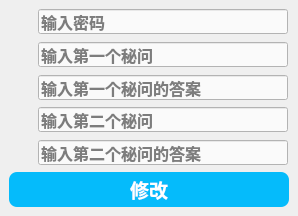
<?xml version="1.0" encoding="UTF-8"?>
<ui version="4.0">
 <class>CModifySecretiveQuestionsDialog</class>
 <widget class="QDialog" name="CModifySecretiveQuestionsDialog">
  <property name="geometry">
   <rect>
    <x>0</x>
    <y>0</y>
    <width>298</width>
    <height>216</height>
   </rect>
  </property>
  <property name="windowTitle">
   <string>修改秘问</string>
  </property>
  <layout class="QGridLayout" name="gridLayout_2">
   <property name="leftMargin">
    <number>9</number>
   </property>
   <property name="topMargin">
    <number>9</number>
   </property>
   <property name="rightMargin">
    <number>9</number>
   </property>
   <property name="bottomMargin">
    <number>9</number>
   </property>
   <property name="spacing">
    <number>6</number>
   </property>
   <item row="0" column="0">
    <widget class="QWidget" name="widgetInput" native="true">
     <property name="minimumSize">
      <size>
       <width>280</width>
       <height>0</height>
      </size>
     </property>
     <property name="maximumSize">
      <size>
       <width>280</width>
       <height>16777215</height>
      </size>
     </property>
     <layout class="QGridLayout" name="gridLayout">
      <property name="leftMargin">
       <number>0</number>
      </property>
      <property name="topMargin">
       <number>0</number>
      </property>
      <property name="rightMargin">
       <number>0</number>
      </property>
      <property name="bottomMargin">
       <number>0</number>
      </property>
      <property name="spacing">
       <number>0</number>
      </property>
      <item row="0" column="0" colspan="2">
       <widget class="QWidget" name="widgetPassword" native="true">
        <property name="minimumSize">
         <size>
          <width>280</width>
          <height>26</height>
         </size>
        </property>
        <property name="maximumSize">
         <size>
          <width>280</width>
          <height>26</height>
         </size>
        </property>
        <layout class="QHBoxLayout" name="horizontalLayout_4">
         <property name="spacing">
          <number>4</number>
         </property>
         <property name="leftMargin">
          <number>0</number>
         </property>
         <property name="topMargin">
          <number>0</number>
         </property>
         <property name="rightMargin">
          <number>0</number>
         </property>
         <property name="bottomMargin">
          <number>0</number>
         </property>
         <item>
          <widget class="QLabel" name="labelPassword">
           <property name="sizePolicy">
            <sizepolicy hsizetype="Fixed" vsizetype="Fixed">
             <horstretch>0</horstretch>
             <verstretch>0</verstretch>
            </sizepolicy>
           </property>
           <property name="minimumSize">
            <size>
             <width>25</width>
             <height>25</height>
            </size>
           </property>
           <property name="maximumSize">
            <size>
             <width>25</width>
             <height>25</height>
            </size>
           </property>
           <property name="text">
            <string/>
           </property>
           <property name="pixmap">
            <pixmap resource="intelligentwindowclient.qrc">:/pictures/ico/key.ico</pixmap>
           </property>
           <property name="scaledContents">
            <bool>true</bool>
           </property>
          </widget>
         </item>
         <item>
          <widget class="QLineEdit" name="lineEditPassword">
           <property name="sizePolicy">
            <sizepolicy hsizetype="Fixed" vsizetype="Fixed">
             <horstretch>25</horstretch>
             <verstretch>25</verstretch>
            </sizepolicy>
           </property>
           <property name="minimumSize">
            <size>
             <width>250</width>
             <height>25</height>
            </size>
           </property>
           <property name="maximumSize">
            <size>
             <width>250</width>
             <height>25</height>
            </size>
           </property>
           <property name="font">
            <font>
             <family>等线</family>
             <pointsize>12</pointsize>
             <weight>75</weight>
             <bold>true</bold>
            </font>
           </property>
           <property name="toolTip">
            <string/>
           </property>
           <property name="styleSheet">
            <string notr="true">background:rgb(250, 250, 250);</string>
           </property>
           <property name="inputMask">
            <string/>
           </property>
           <property name="text">
            <string/>
           </property>
           <property name="maxLength">
            <number>30</number>
           </property>
           <property name="frame">
            <bool>true</bool>
           </property>
           <property name="echoMode">
            <enum>QLineEdit::Password</enum>
           </property>
           <property name="cursorPosition">
            <number>0</number>
           </property>
           <property name="placeholderText">
            <string>输入密码</string>
           </property>
           <property name="clearButtonEnabled">
            <bool>true</bool>
           </property>
          </widget>
         </item>
        </layout>
       </widget>
      </item>
      <item row="1" column="0" colspan="2">
       <spacer name="verticalSpacer4">
        <property name="orientation">
         <enum>Qt::Vertical</enum>
        </property>
        <property name="sizeHint" stdset="0">
         <size>
          <width>20</width>
          <height>3</height>
         </size>
        </property>
       </spacer>
      </item>
      <item row="2" column="0" colspan="2">
       <widget class="QWidget" name="widgetSecretiveQuestion1" native="true">
        <property name="minimumSize">
         <size>
          <width>280</width>
          <height>26</height>
         </size>
        </property>
        <property name="maximumSize">
         <size>
          <width>280</width>
          <height>26</height>
         </size>
        </property>
        <layout class="QHBoxLayout" name="horizontalLayout_6">
         <property name="spacing">
          <number>4</number>
         </property>
         <property name="leftMargin">
          <number>0</number>
         </property>
         <property name="topMargin">
          <number>0</number>
         </property>
         <property name="rightMargin">
          <number>0</number>
         </property>
         <property name="bottomMargin">
          <number>0</number>
         </property>
         <item>
          <widget class="QLabel" name="labelSecretiveQuestion1">
           <property name="sizePolicy">
            <sizepolicy hsizetype="Fixed" vsizetype="Fixed">
             <horstretch>0</horstretch>
             <verstretch>0</verstretch>
            </sizepolicy>
           </property>
           <property name="minimumSize">
            <size>
             <width>25</width>
             <height>25</height>
            </size>
           </property>
           <property name="maximumSize">
            <size>
             <width>25</width>
             <height>25</height>
            </size>
           </property>
           <property name="text">
            <string/>
           </property>
           <property name="pixmap">
            <pixmap resource="intelligentwindowclient.qrc">:/pictures/ico/questions.ico</pixmap>
           </property>
           <property name="scaledContents">
            <bool>true</bool>
           </property>
          </widget>
         </item>
         <item>
          <widget class="QLineEdit" name="lineEditSecretiveQuestion1">
           <property name="sizePolicy">
            <sizepolicy hsizetype="Fixed" vsizetype="Fixed">
             <horstretch>25</horstretch>
             <verstretch>25</verstretch>
            </sizepolicy>
           </property>
           <property name="minimumSize">
            <size>
             <width>250</width>
             <height>25</height>
            </size>
           </property>
           <property name="maximumSize">
            <size>
             <width>250</width>
             <height>25</height>
            </size>
           </property>
           <property name="font">
            <font>
             <family>等线</family>
             <pointsize>12</pointsize>
             <weight>75</weight>
             <bold>true</bold>
            </font>
           </property>
           <property name="toolTip">
            <string/>
           </property>
           <property name="autoFillBackground">
            <bool>false</bool>
           </property>
           <property name="styleSheet">
            <string notr="true">background:rgb(250, 250, 250);</string>
           </property>
           <property name="inputMask">
            <string/>
           </property>
           <property name="text">
            <string/>
           </property>
           <property name="maxLength">
            <number>30</number>
           </property>
           <property name="frame">
            <bool>true</bool>
           </property>
           <property name="cursorPosition">
            <number>0</number>
           </property>
           <property name="readOnly">
            <bool>false</bool>
           </property>
           <property name="placeholderText">
            <string>输入第一个秘问</string>
           </property>
           <property name="clearButtonEnabled">
            <bool>false</bool>
           </property>
          </widget>
         </item>
        </layout>
       </widget>
      </item>
      <item row="3" column="1">
       <spacer name="verticalSpacer5">
        <property name="orientation">
         <enum>Qt::Vertical</enum>
        </property>
        <property name="sizeHint" stdset="0">
         <size>
          <width>20</width>
          <height>3</height>
         </size>
        </property>
       </spacer>
      </item>
      <item row="4" column="0" colspan="2">
       <widget class="QWidget" name="widgetSecretiveAnswer1" native="true">
        <property name="minimumSize">
         <size>
          <width>280</width>
          <height>26</height>
         </size>
        </property>
        <property name="maximumSize">
         <size>
          <width>280</width>
          <height>26</height>
         </size>
        </property>
        <layout class="QHBoxLayout" name="horizontalLayout_7">
         <property name="spacing">
          <number>4</number>
         </property>
         <property name="leftMargin">
          <number>0</number>
         </property>
         <property name="topMargin">
          <number>0</number>
         </property>
         <property name="rightMargin">
          <number>0</number>
         </property>
         <property name="bottomMargin">
          <number>0</number>
         </property>
         <item>
          <widget class="QLabel" name="labelSecretiveAnswer1">
           <property name="sizePolicy">
            <sizepolicy hsizetype="Fixed" vsizetype="Fixed">
             <horstretch>0</horstretch>
             <verstretch>0</verstretch>
            </sizepolicy>
           </property>
           <property name="minimumSize">
            <size>
             <width>25</width>
             <height>25</height>
            </size>
           </property>
           <property name="maximumSize">
            <size>
             <width>25</width>
             <height>25</height>
            </size>
           </property>
           <property name="text">
            <string/>
           </property>
           <property name="pixmap">
            <pixmap resource="intelligentwindowclient.qrc">:/pictures/ico/answers.ico</pixmap>
           </property>
           <property name="scaledContents">
            <bool>true</bool>
           </property>
          </widget>
         </item>
         <item>
          <widget class="QLineEdit" name="lineEditSecretiveAnswer1">
           <property name="sizePolicy">
            <sizepolicy hsizetype="Fixed" vsizetype="Fixed">
             <horstretch>25</horstretch>
             <verstretch>25</verstretch>
            </sizepolicy>
           </property>
           <property name="minimumSize">
            <size>
             <width>250</width>
             <height>25</height>
            </size>
           </property>
           <property name="maximumSize">
            <size>
             <width>250</width>
             <height>25</height>
            </size>
           </property>
           <property name="font">
            <font>
             <family>等线</family>
             <pointsize>12</pointsize>
             <weight>75</weight>
             <bold>true</bold>
            </font>
           </property>
           <property name="toolTip">
            <string/>
           </property>
           <property name="autoFillBackground">
            <bool>false</bool>
           </property>
           <property name="styleSheet">
            <string notr="true">background:rgb(250, 250, 250);</string>
           </property>
           <property name="inputMask">
            <string/>
           </property>
           <property name="text">
            <string/>
           </property>
           <property name="maxLength">
            <number>30</number>
           </property>
           <property name="frame">
            <bool>true</bool>
           </property>
           <property name="cursorPosition">
            <number>0</number>
           </property>
           <property name="placeholderText">
            <string>输入第一个秘问的答案</string>
           </property>
           <property name="clearButtonEnabled">
            <bool>true</bool>
           </property>
          </widget>
         </item>
        </layout>
       </widget>
      </item>
      <item row="5" column="1">
       <spacer name="verticalSpacer6">
        <property name="orientation">
         <enum>Qt::Vertical</enum>
        </property>
        <property name="sizeHint" stdset="0">
         <size>
          <width>20</width>
          <height>3</height>
         </size>
        </property>
       </spacer>
      </item>
      <item row="6" column="0" colspan="2">
       <widget class="QWidget" name="widgetSecretiveQuestion2" native="true">
        <property name="minimumSize">
         <size>
          <width>280</width>
          <height>26</height>
         </size>
        </property>
        <property name="maximumSize">
         <size>
          <width>280</width>
          <height>26</height>
         </size>
        </property>
        <layout class="QHBoxLayout" name="horizontalLayout_9">
         <property name="spacing">
          <number>4</number>
         </property>
         <property name="leftMargin">
          <number>0</number>
         </property>
         <property name="topMargin">
          <number>0</number>
         </property>
         <property name="rightMargin">
          <number>0</number>
         </property>
         <property name="bottomMargin">
          <number>0</number>
         </property>
         <item>
          <widget class="QLabel" name="labelSecretiveQuestion2">
           <property name="sizePolicy">
            <sizepolicy hsizetype="Fixed" vsizetype="Fixed">
             <horstretch>0</horstretch>
             <verstretch>0</verstretch>
            </sizepolicy>
           </property>
           <property name="minimumSize">
            <size>
             <width>25</width>
             <height>25</height>
            </size>
           </property>
           <property name="maximumSize">
            <size>
             <width>25</width>
             <height>25</height>
            </size>
           </property>
           <property name="text">
            <string/>
           </property>
           <property name="pixmap">
            <pixmap resource="intelligentwindowclient.qrc">:/pictures/ico/questions.ico</pixmap>
           </property>
           <property name="scaledContents">
            <bool>true</bool>
           </property>
          </widget>
         </item>
         <item>
          <widget class="QLineEdit" name="lineEditSecretiveQuestion2">
           <property name="sizePolicy">
            <sizepolicy hsizetype="Fixed" vsizetype="Fixed">
             <horstretch>25</horstretch>
             <verstretch>25</verstretch>
            </sizepolicy>
           </property>
           <property name="minimumSize">
            <size>
             <width>250</width>
             <height>25</height>
            </size>
           </property>
           <property name="maximumSize">
            <size>
             <width>250</width>
             <height>25</height>
            </size>
           </property>
           <property name="font">
            <font>
             <family>等线</family>
             <pointsize>12</pointsize>
             <weight>75</weight>
             <bold>true</bold>
            </font>
           </property>
           <property name="toolTip">
            <string/>
           </property>
           <property name="autoFillBackground">
            <bool>false</bool>
           </property>
           <property name="styleSheet">
            <string notr="true">background:rgb(250, 250, 250);</string>
           </property>
           <property name="inputMask">
            <string/>
           </property>
           <property name="text">
            <string/>
           </property>
           <property name="maxLength">
            <number>30</number>
           </property>
           <property name="frame">
            <bool>true</bool>
           </property>
           <property name="cursorPosition">
            <number>0</number>
           </property>
           <property name="readOnly">
            <bool>false</bool>
           </property>
           <property name="placeholderText">
            <string>输入第二个秘问</string>
           </property>
           <property name="clearButtonEnabled">
            <bool>false</bool>
           </property>
          </widget>
         </item>
        </layout>
       </widget>
      </item>
      <item row="7" column="0">
       <spacer name="verticalSpacer3">
        <property name="orientation">
         <enum>Qt::Vertical</enum>
        </property>
        <property name="sizeHint" stdset="0">
         <size>
          <width>20</width>
          <height>3</height>
         </size>
        </property>
       </spacer>
      </item>
      <item row="8" column="0" colspan="2">
       <widget class="QWidget" name="widgetSecretiveAnswer2" native="true">
        <property name="minimumSize">
         <size>
          <width>280</width>
          <height>26</height>
         </size>
        </property>
        <property name="maximumSize">
         <size>
          <width>280</width>
          <height>26</height>
         </size>
        </property>
        <layout class="QHBoxLayout" name="horizontalLayout_8">
         <property name="spacing">
          <number>4</number>
         </property>
         <property name="leftMargin">
          <number>0</number>
         </property>
         <property name="topMargin">
          <number>0</number>
         </property>
         <property name="rightMargin">
          <number>0</number>
         </property>
         <property name="bottomMargin">
          <number>0</number>
         </property>
         <item>
          <widget class="QLabel" name="labelSecretiveAnswer2">
           <property name="sizePolicy">
            <sizepolicy hsizetype="Fixed" vsizetype="Fixed">
             <horstretch>0</horstretch>
             <verstretch>0</verstretch>
            </sizepolicy>
           </property>
           <property name="minimumSize">
            <size>
             <width>25</width>
             <height>25</height>
            </size>
           </property>
           <property name="maximumSize">
            <size>
             <width>25</width>
             <height>25</height>
            </size>
           </property>
           <property name="text">
            <string/>
           </property>
           <property name="pixmap">
            <pixmap resource="intelligentwindowclient.qrc">:/pictures/ico/answers.ico</pixmap>
           </property>
           <property name="scaledContents">
            <bool>true</bool>
           </property>
          </widget>
         </item>
         <item>
          <widget class="QLineEdit" name="lineEditSecretiveAnswer2">
           <property name="sizePolicy">
            <sizepolicy hsizetype="Fixed" vsizetype="Fixed">
             <horstretch>25</horstretch>
             <verstretch>25</verstretch>
            </sizepolicy>
           </property>
           <property name="minimumSize">
            <size>
             <width>250</width>
             <height>25</height>
            </size>
           </property>
           <property name="maximumSize">
            <size>
             <width>250</width>
             <height>25</height>
            </size>
           </property>
           <property name="font">
            <font>
             <family>等线</family>
             <pointsize>12</pointsize>
             <weight>75</weight>
             <bold>true</bold>
            </font>
           </property>
           <property name="toolTip">
            <string/>
           </property>
           <property name="autoFillBackground">
            <bool>false</bool>
           </property>
           <property name="styleSheet">
            <string notr="true">background:rgb(250, 250, 250);</string>
           </property>
           <property name="inputMask">
            <string/>
           </property>
           <property name="text">
            <string/>
           </property>
           <property name="maxLength">
            <number>30</number>
           </property>
           <property name="frame">
            <bool>true</bool>
           </property>
           <property name="cursorPosition">
            <number>0</number>
           </property>
           <property name="placeholderText">
            <string>输入第二个秘问的答案</string>
           </property>
           <property name="clearButtonEnabled">
            <bool>true</bool>
           </property>
          </widget>
         </item>
        </layout>
       </widget>
      </item>
     </layout>
    </widget>
   </item>
   <item row="1" column="0">
    <widget class="QToolButton" name="toolButtonModify">
     <property name="sizePolicy">
      <sizepolicy hsizetype="Fixed" vsizetype="Fixed">
       <horstretch>0</horstretch>
       <verstretch>0</verstretch>
      </sizepolicy>
     </property>
     <property name="minimumSize">
      <size>
       <width>280</width>
       <height>35</height>
      </size>
     </property>
     <property name="maximumSize">
      <size>
       <width>280</width>
       <height>35</height>
      </size>
     </property>
     <property name="font">
      <font>
       <family>等线</family>
       <pointsize>14</pointsize>
       <weight>75</weight>
       <bold>true</bold>
      </font>
     </property>
     <property name="cursor">
      <cursorShape>PointingHandCursor</cursorShape>
     </property>
     <property name="toolTip">
      <string>点击注册</string>
     </property>
     <property name="styleSheet">
      <string notr="true">background:rgb(5, 187, 251);
border-radius:8px;
color:rgb(255, 255, 255);</string>
     </property>
     <property name="text">
      <string>修改</string>
     </property>
     <property name="shortcut">
      <string>Enter</string>
     </property>
     <property name="checkable">
      <bool>false</bool>
     </property>
     <property name="autoRepeat">
      <bool>false</bool>
     </property>
     <property name="autoExclusive">
      <bool>false</bool>
     </property>
    </widget>
   </item>
  </layout>
 </widget>
 <resources>
  <include location="intelligentwindowclient.qrc"/>
 </resources>
 <connections/>
</ui>
